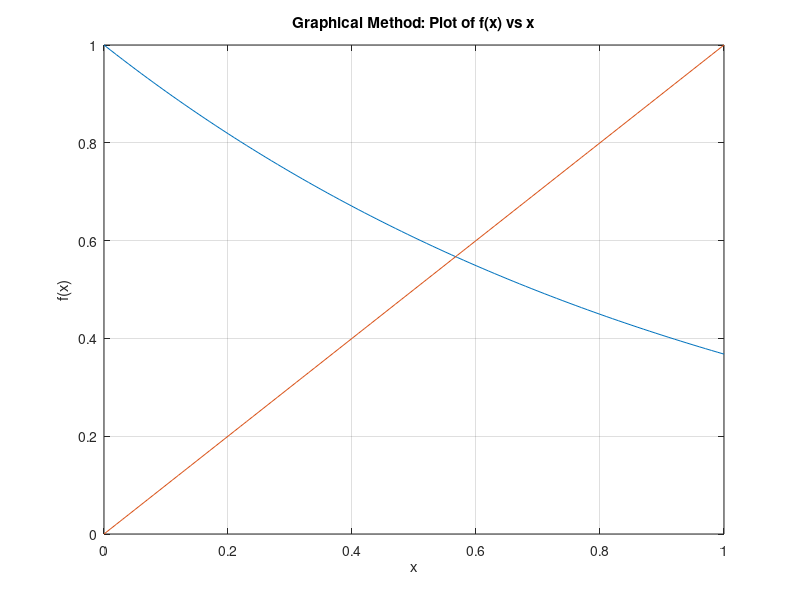

The MATLAB script that drew this image:
% M-FILE
% f(x) = e^(-x)-x
%
% Numerical Methods
% Roots: Open Roots Methods:
%   y = f(x)
%   f(x) = 0 --> x = xroot
%
% 1) Simple Fixed-Point Iteration Method
% 2) Two-Curve Graphical Method
% 3) Newton-Raphson Method
% 4) Secant Method

clear;

% Parameters:

%Inputs:
x=[0:0.01:1.0];
N=(1.0-0)/0.01+1    % Number of points in x

% 2) Two-Curve Graphical Method
% ---------------------------------------------------
% Functions f1(x) and f2(x):

% Calculate the functions by using one of the two ways 
% as shown below:
% a) For simple coding with Matlab:
f1=exp(-x);
f2=x;
% b) By using the for-loops:
%for i=1:N
%   f1(i)=exp(-x(i));
%   f2(i)=x(i);
%end

% Plots:
figure(1)
plot(x,f1)
hold all
plot(x,f2)
title('Graphical Method: Plot of f(x) vs x')
xlabel('x')
ylabel('f(x)')
grid
